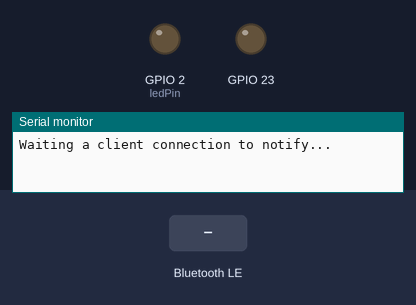
Recording of a sketch running on a simulated ESP32. Parts: output pins drawn as LEDs (lit = HIGH), the last lines printed to the serial monitor. Inputs (shaded band) come from the test bench. Nothing arrives over Bluetooth unless stated; a phone connects over Bluetooth LE 3 s after start.

Above: at 1.2 s.
1.3 s: Bluetooth LE write "2" received
At 2.1 s:
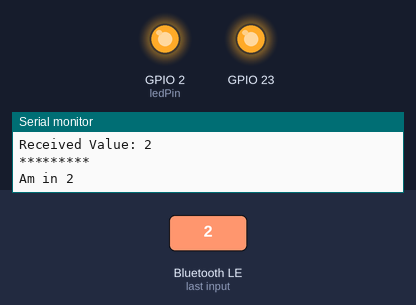
2.8 s: Bluetooth LE write "XFQ729" received
8.8 s: Bluetooth LE write "2" received
11.8 s: Bluetooth LE write "1" received
At 14.1 s:
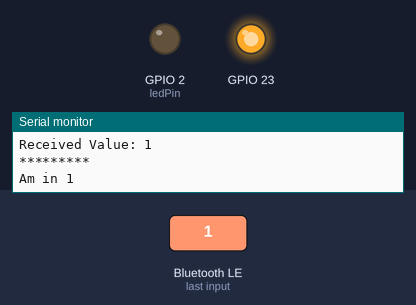
Timing chart, 0 to 15.6 s (numbered marks = the images above; inputs shaded):
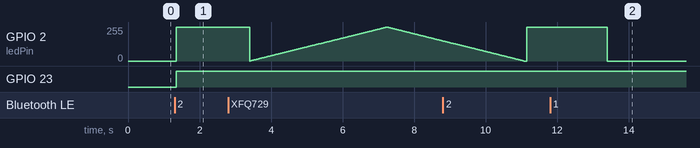

The sketch:

BLE_uart.ino
```cpp
#include <BLEDevice.h>
#include <BLEServer.h>
#include <BLEUtils.h>
#include <BLE2902.h>

// the number of the LED pin
const int ledPin = 2;  // 16 corresponds to GPIO16
int LED_BUILTIN =2;
BLEServer *pServer = NULL;
BLECharacteristic * pTxCharacteristic;
bool deviceConnected = false;
bool oldDeviceConnected = false;
uint8_t tx_Failure_Value = 0;
uint8_t tx_Sucess_Value =1;

// setting PWM properties
const int freq = 5000;
const int ledChannel = 0;
const int resolution = 8;

#define SERVICE_UUID           "6E400001-B5A3-F393-E0A9-E50E24DCCA9E" // UART service UUID
#define CHARACTERISTIC_UUID_RX "6E400002-B5A3-F393-E0A9-E50E24DCCA9E"
#define CHARACTERISTIC_UUID_TX "6E400003-B5A3-F393-E0A9-E50E24DCCA9E"


class MyServerCallbacks: public BLEServerCallbacks {
    void onConnect(BLEServer* pServer) {
      deviceConnected = true;
    };

    void onDisconnect(BLEServer* pServer) {
      deviceConnected = false;
    }
};

class MyCallbacks: public BLECharacteristicCallbacks {
    void onWrite(BLECharacteristic *pCharacteristic) {
      std::string rxValue = pCharacteristic->getValue();

      if (rxValue.length() > 0) {
        Serial.println("*********");
        Serial.print("Received Value: ");
        for (int i = 0; i < rxValue.length(); i++)
          Serial.print(rxValue[i]);

        Serial.println();
        Serial.println("*********");
        if(rxValue == "1")
        {
           Serial.println("Am in 1");
           digitalWrite(LED_BUILTIN, HIGH);
           delay(200);
            digitalWrite(LED_BUILTIN, LOW);

        }
         else if(rxValue == "2")
        {
           Serial.println("Am in 2");
           digitalWrite(LED_BUILTIN, HIGH);
           digitalWrite(23, HIGH);
           delay(2000);
           digitalWrite(23, HIGH);
        }
else if(rxValue == "XFQ729"){

for(int dutyCycle = 0; dutyCycle <= 255; dutyCycle++){
    // changing the LED brightness with PWM
    ledcWrite(ledChannel, dutyCycle);
    delay(15);
  }

  // decrease the LED brightness
  for(int dutyCycle = 255; dutyCycle >= 0; dutyCycle--){
    // changing the LED brightness with PWM
    ledcWrite(ledChannel, dutyCycle);
    delay(15);
  }
  if (deviceConnected) {
        pTxCharacteristic->setValue(&tx_Sucess_Value, 1);
        pTxCharacteristic->notify();
    delay(10); // bluetooth stack will go into congestion, if too many packets are sent
  }
}
        else
        {
          Serial.println("No match");
          digitalWrite(LED_BUILTIN, LOW);
         if (deviceConnected) {
        pTxCharacteristic->setValue(&tx_Failure_Value, 1);
        pTxCharacteristic->notify();
       delay(10); // bluetooth stack will go into congestion, if too many packets are sent
  }
        }
      }
    }
};

void setup() {
  Serial.begin(115200);
  pinMode (LED_BUILTIN, OUTPUT);
  pinMode (23, OUTPUT);

  // configure LED PWM functionalitites
  ledcSetup(ledChannel, freq, resolution);

  // attach the channel to the GPIO to be controlled
  ledcAttachPin(ledPin, ledChannel);

  // Create the BLE Device
  BLEDevice::init("CLAUN12");

  // Create the BLE Server
  pServer = BLEDevice::createServer();
  pServer->setCallbacks(new MyServerCallbacks());

  // Create the BLE Service
  BLEService *pService = pServer->createService(SERVICE_UUID);

  // Create a BLE Characteristic
  pTxCharacteristic = pService->createCharacteristic(
                    CHARACTERISTIC_UUID_TX,
                    BLECharacteristic::PROPERTY_NOTIFY
                  );

  pTxCharacteristic->addDescriptor(new BLE2902());

  BLECharacteristic * pRxCharacteristic = pService->createCharacteristic(
                       CHARACTERISTIC_UUID_RX,
                      BLECharacteristic::PROPERTY_WRITE
                    );

  pRxCharacteristic->setCallbacks(new MyCallbacks());

  // Start the service
  pService->start();

  // Start advertising
  pServer->getAdvertising()->start();
  Serial.println("Waiting a client connection to notify...");
}

void loop() {

 //   if (deviceConnected) {
   //     pTxCharacteristic->setValue(&txValue, 1);
     //   pTxCharacteristic->notify();
       // txValue++;
    //delay(10); // bluetooth stack will go into congestion, if too many packets are sent
  //}

    // disconnecting
    if (!deviceConnected && oldDeviceConnected) {
        delay(500); // give the bluetooth stack the chance to get things ready
        pServer->startAdvertising(); // restart advertising
        Serial.println("start advertising");
        oldDeviceConnected = deviceConnected;
    }
    // connecting
    if (deviceConnected && !oldDeviceConnected) {
    // do stuff here on connecting
        oldDeviceConnected = deviceConnected;
    }
}
```

Measured:
- after the input at 1.3 s, GPIO 2 (ledPin): 0/255 → 255/255 after 0.05 s; GPIO 23: LOW → HIGH after 0.05 s
- after the input at 11.8 s, GPIO 2 (ledPin): 255/255 → 0/255 after 1.6 s
